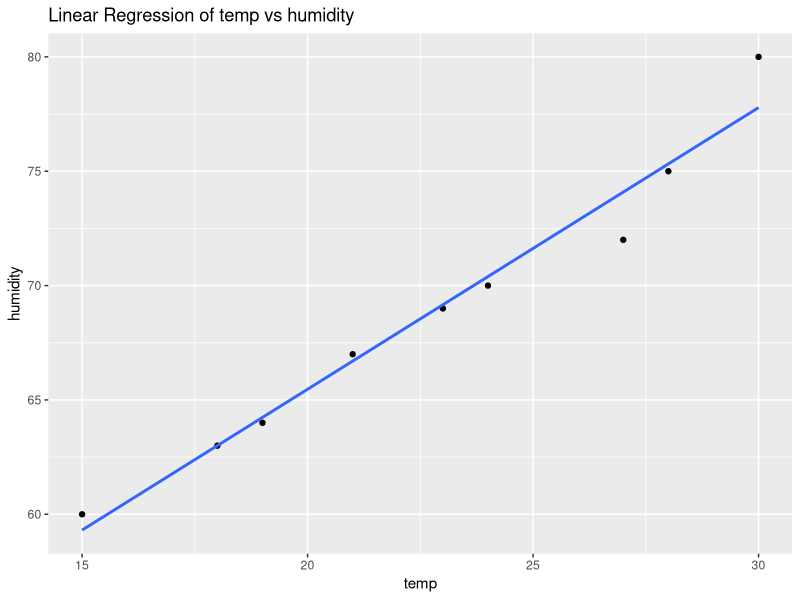
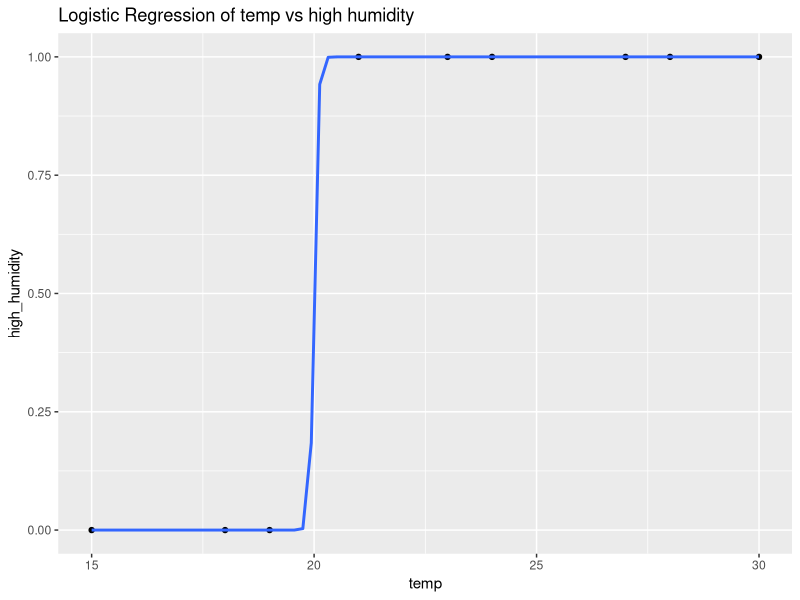

Write R code to recreate these figures, in order.
install.packages(ggplot2)
library(ggplot2)

weather <- data.frame(
	temp=c(15,18,19,21,23,24,27,28,30),
	humidity=c(60,63,64,67,69,70,72,75,80),
	rainy_day=c(1,1,0,0,0,1,1,1,0)
	)
weather

model=lm(humidity ~ temp ,data=weather)
model

summary(model)

ggplot(weather,aes(x=temp,y=humidity))+
geom_point()+
geom_smooth(method="lm" , se =FALSE)+
labs(title="Linear Regression of temp vs humidity")

weather$high_humidity = ifelse(weather$humidity > 65,1,0)

l_model =glm(high_humidity ~ humidity + rainy_day ,data=weather ,family=binomial)
l_model 

summary(l_model)

ggplot(weather,aes(x=temp,y=high_humidity))+
geom_point()+
geom_smooth(method="glm" ,method.args=list(family="binomial"), se =FALSE)+
labs(title="Logistic Regression of temp vs high humidity")
 